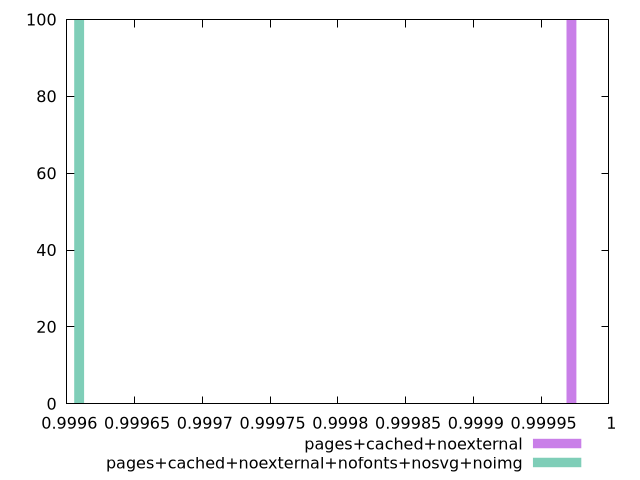

This chart was generated by the following gnuplot code:
$_pagesCachedNoexternal <<EOF
0.9999723939892163 100
EOF
$_pagesCachedNoexternalNofontsNosvgNoimg <<EOF
0.9996090852968826 100
EOF
set key outside below
set terminal pngcairo
set output "report_00005_2020-11-02T22-26-11.212Z/uses-long-cache-ttl/uses-long-cache-ttl_pages+cached+noexternal_pages+cached+noexternal+nofonts+nosvg+noimg+hist.png"
set boxwidth 0.00000726617384667394
set style fill transparent solid 0.5 noborder
set yrange [0:100]
plot $_pagesCachedNoexternal title "pages+cached+noexternal" with boxes ,$_pagesCachedNoexternalNofontsNosvgNoimg title "pages+cached+noexternal+nofonts+nosvg+noimg" with boxes ,
